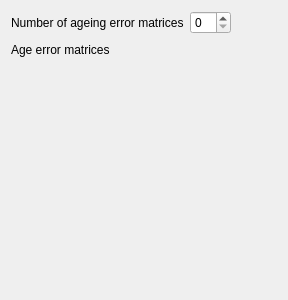
         <widget class="QWidget" name="tab_error">
          <attribute name="title">
           <string>Age Error</string>
          </attribute>
          <layout class="QVBoxLayout" name="verticalLayout_6">
           <item>
            <layout class="QGridLayout" name="gridLayout_comp_age_err">
             <item row="0" column="1">
              <widget class="QLabel" name="label_age_error_num">
               <property name="text">
                <string>Number of ageing error matrices</string>
               </property>
              </widget>
             </item>
             <item row="1" column="1">
              <widget class="QLabel" name="label_age_error_matrices">
               <property name="text">
                <string>Age error matrices </string>
               </property>
              </widget>
             </item>
             <item row="0" column="2">
              <widget class="QSpinBox" name="spinBox_age_error_num"/>
             </item>
             <item row="1" column="3">
              <spacer name="horizontalSpacer_comp_age_err">
               <property name="orientation">
                <enum>Qt::Horizontal</enum>
               </property>
               <property name="sizeHint" stdset="0">
                <size>
                 <width>40</width>
                 <height>20</height>
                </size>
               </property>
              </spacer>
             </item>
             <item row="2" column="1" colspan="3">
              <layout class="QHBoxLayout" name="horizontalLayout_age_error"/>
             </item>
            </layout>
           </item>
           <item>
            <spacer name="verticalSpacer_comp_age_err">
             <property name="orientation">
              <enum>Qt::Vertical</enum>
             </property>
             <property name="sizeHint" stdset="0">
              <size>
               <width>20</width>
               <height>229</height>
              </size>
             </property>
            </spacer>
           </item>
          </layout>
         </widget>
